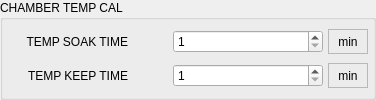
          <widget class="QGroupBox" name="groupBox">
           <property name="title">
            <string>CHAMBER TEMP CAL</string>
           </property>
           <layout class="QVBoxLayout" name="verticalLayout_8">
            <property name="spacing">
             <number>5</number>
            </property>
            <property name="leftMargin">
             <number>5</number>
            </property>
            <property name="topMargin">
             <number>5</number>
            </property>
            <property name="rightMargin">
             <number>5</number>
            </property>
            <property name="bottomMargin">
             <number>5</number>
            </property>
            <item>
             <layout class="QHBoxLayout" name="horizontalLayout_35">
              <property name="spacing">
               <number>5</number>
              </property>
              <item>
               <widget class="QLabel" name="lblSoakTime">
                <property name="sizePolicy">
                 <sizepolicy hsizetype="Preferred" vsizetype="Fixed">
                  <horstretch>0</horstretch>
                  <verstretch>0</verstretch>
                 </sizepolicy>
                </property>
                <property name="minimumSize">
                 <size>
                  <width>120</width>
                  <height>25</height>
                 </size>
                </property>
                <property name="maximumSize">
                 <size>
                  <width>1444</width>
                  <height>16777215</height>
                 </size>
                </property>
                <property name="text">
                 <string>TEMP SOAK TIME</string>
                </property>
                <property name="alignment">
                 <set>Qt::AlignRight|Qt::AlignTrailing|Qt::AlignVCenter</set>
                </property>
               </widget>
              </item>
              <item>
               <spacer name="horizontalSpacer_25">
                <property name="orientation">
                 <enum>Qt::Horizontal</enum>
                </property>
                <property name="sizeHint" stdset="0">
                 <size>
                  <width>40</width>
                  <height>20</height>
                 </size>
                </property>
               </spacer>
              </item>
              <item>
               <widget class="QSpinBox" name="spinSoakTime">
                <property name="minimumSize">
                 <size>
                  <width>150</width>
                  <height>0</height>
                 </size>
                </property>
                <property name="minimum">
                 <number>1</number>
                </property>
                <property name="maximum">
                 <number>60</number>
                </property>
               </widget>
              </item>
              <item>
               <widget class="QLabel" name="lblTempUnit1_4">
                <property name="sizePolicy">
                 <sizepolicy hsizetype="Preferred" vsizetype="Fixed">
                  <horstretch>0</horstretch>
                  <verstretch>0</verstretch>
                 </sizepolicy>
                </property>
                <property name="minimumSize">
                 <size>
                  <width>40</width>
                  <height>25</height>
                 </size>
                </property>
                <property name="maximumSize">
                 <size>
                  <width>40</width>
                  <height>16777215</height>
                 </size>
                </property>
                <property name="frameShape">
                 <enum>QFrame::StyledPanel</enum>
                </property>
                <property name="frameShadow">
                 <enum>QFrame::Sunken</enum>
                </property>
                <property name="text">
                 <string>min</string>
                </property>
                <property name="alignment">
                 <set>Qt::AlignCenter</set>
                </property>
               </widget>
              </item>
             </layout>
            </item>
            <item>
             <layout class="QHBoxLayout" name="horizontalLayout_37">
              <property name="spacing">
               <number>5</number>
              </property>
              <item>
               <widget class="QLabel" name="lblKeepTime">
                <property name="sizePolicy">
                 <sizepolicy hsizetype="Preferred" vsizetype="Fixed">
                  <horstretch>0</horstretch>
                  <verstretch>0</verstretch>
                 </sizepolicy>
                </property>
                <property name="minimumSize">
                 <size>
                  <width>120</width>
                  <height>25</height>
                 </size>
                </property>
                <property name="maximumSize">
                 <size>
                  <width>1444</width>
                  <height>16777215</height>
                 </size>
                </property>
                <property name="text">
                 <string>TEMP KEEP TIME</string>
                </property>
                <property name="alignment">
                 <set>Qt::AlignRight|Qt::AlignTrailing|Qt::AlignVCenter</set>
                </property>
               </widget>
              </item>
              <item>
               <spacer name="horizontalSpacer_26">
                <property name="orientation">
                 <enum>Qt::Horizontal</enum>
                </property>
                <property name="sizeHint" stdset="0">
                 <size>
                  <width>40</width>
                  <height>20</height>
                 </size>
                </property>
               </spacer>
              </item>
              <item>
               <widget class="QSpinBox" name="spinKeepTime">
                <property name="minimumSize">
                 <size>
                  <width>150</width>
                  <height>0</height>
                 </size>
                </property>
                <property name="minimum">
                 <number>1</number>
                </property>
                <property name="maximum">
                 <number>60</number>
                </property>
               </widget>
              </item>
              <item>
               <widget class="QLabel" name="lblTempUnit1_5">
                <property name="sizePolicy">
                 <sizepolicy hsizetype="Preferred" vsizetype="Fixed">
                  <horstretch>0</horstretch>
                  <verstretch>0</verstretch>
                 </sizepolicy>
                </property>
                <property name="minimumSize">
                 <size>
                  <width>40</width>
                  <height>25</height>
                 </size>
                </property>
                <property name="maximumSize">
                 <size>
                  <width>40</width>
                  <height>16777215</height>
                 </size>
                </property>
                <property name="frameShape">
                 <enum>QFrame::StyledPanel</enum>
                </property>
                <property name="frameShadow">
                 <enum>QFrame::Sunken</enum>
                </property>
                <property name="text">
                 <string>min</string>
                </property>
                <property name="alignment">
                 <set>Qt::AlignCenter</set>
                </property>
               </widget>
              </item>
             </layout>
            </item>
           </layout>
          </widget>
